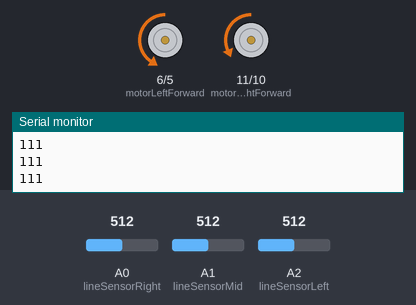
Bench run of a sketch on a simulated Arduino Uno, built with avr-gcc and run on an emulated ATmega328P. Shown: motor-driver pin pairs drawn as motors (green arrow = first pin HIGH = forward, orange = second pin HIGH = backward, longer = more drive), the last lines printed to the serial monitor. The inputs (shaded band) are chosen by the test bench; at power-on: A1 (lineSensorMid) = 512, A0 (lineSensorRight) = 512, A2 (lineSensorLeft) = 512.

Above: at 1.2 s.
1.3 s: A1 (lineSensorMid) set to 651
2.8 s: A1 (lineSensorMid) set to 670
At 3.4 s:
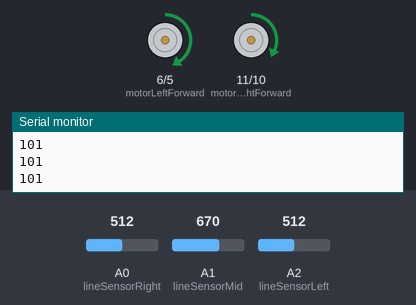
4.3 s: A0 (lineSensorRight) set to 486
At 5.5 s:
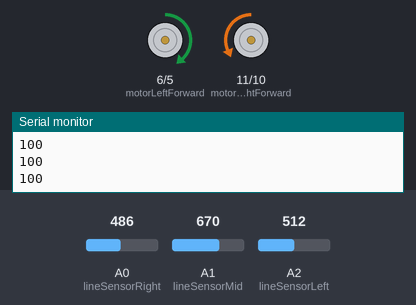
5.8 s: A0 (lineSensorRight) set to 511
At 7.0 s:
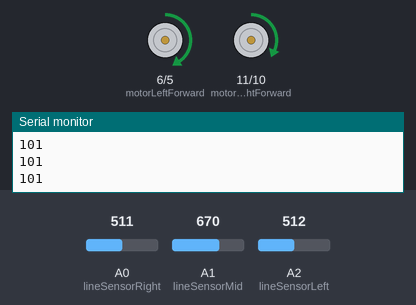
7.3 s: A2 (lineSensorLeft) set to 165
8.8 s: A2 (lineSensorLeft) set to 141
At 9.2 s:
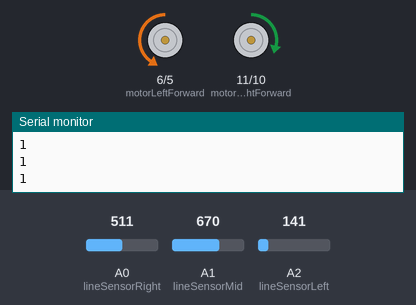
Timing chart, 0 to 11.3 s (numbered marks = the images above; inputs shaded):
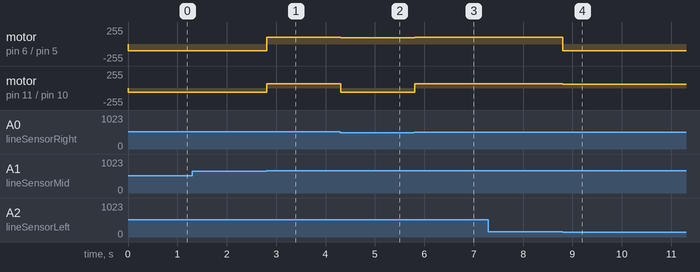

The sketch:

line-follower-robot-using-3-sensors.ino
```cpp
#include "lineSensor.h"
#include "basic.h"

void setup() {
  Serial.begin(9600);
  init_motors();
  init_lineSensors();

}

void loop() {
  suiveur();
 // delay(500);
}

void suiveur()
{
  int a = readLineSensors();
  Serial.println(a,BIN);
  switch(a)
  {
    case 0b000:forward(); break;
    case 0b001:rotateLeft(); break;
    case 0b010:forward(); break;
    case 0b011:rotateLeft(); break;
    case 0b100:rotateRight(); break;
    case 0b101:forward(); break;
    case 0b110:rotateRight(); break;
    case 0b111:backward(); break;
  }
}
```

basic.cpp
```cpp
#include <Arduino.h>
#include "settings.h"

void init_motors()
{
  pinMode(motorRightForward,OUTPUT);
  pinMode(motorRightBackward,OUTPUT);
  pinMode(motorLeftForward,OUTPUT);
  pinMode(motorLeftBackward,OUTPUT);
}


void forward(unsigned char speedleft,unsigned char speedright){
  analogWrite(motorRightForward,speedright);
  analogWrite(motorRightBackward,0);
  analogWrite(motorLeftForward,speedleft);
  analogWrite(motorLeftBackward,0);
}
void stopMotors(){
  forward(0,0);
}
void stopMotorsAfter(unsigned int ms){
  delay(ms);
  stopMotors();
}
void backward(unsigned char speedleft,unsigned char speedright){
  analogWrite(motorRightForward,0);
  analogWrite(motorRightBackward,speedright);
  analogWrite(motorLeftForward,0);
  analogWrite(motorLeftBackward,speedleft);
}
void forward(){
  forward(motorLeftPWM,motorRightPWM);
}


void forward(unsigned int ms){
  forward();
  stopMotorsAfter(ms);
}

void backward(){
    backward(motorLeftPWM,motorRightPWM);
}
void backward(unsigned int ms){
  backward();
  stopMotorsAfter(ms);
}

void turnLeft(){
    forward(motorLeftPWM,0);
}
void turnLeft(unsigned int ms){
  turnLeft();
  stopMotorsAfter(ms);
}
void backLeft(){
  backward(0,motorRightPWM);
}
void backLeft(unsigned int ms){
  backLeft();
  stopMotorsAfter(ms);
}
void turnRight(){
  forward(0,motorRightPWM);
}
void turnRight(unsigned int ms){
  turnRight();
  stopMotorsAfter(ms);
}
void backRight(){
  backward(motorLeftPWM,0);
}
void backRight(unsigned int ms){
  backLeft();
  stopMotorsAfter(ms);
}
void rotateLeft(){
  analogWrite(motorRightForward,motorRightPWM-10);
  analogWrite(motorRightBackward,0);
  analogWrite(motorLeftForward,0);
  analogWrite(motorLeftBackward,motorLeftPWM-10);
}
void rotateLeft(unsigned int ms){
  rotateLeft();
  stopMotorsAfter(ms);
}

void rotateRight(){
  analogWrite(motorRightForward,0);
  analogWrite(motorRightBackward,motorRightPWM-10);
  analogWrite(motorLeftForward,motorLeftPWM-10);
  analogWrite(motorLeftBackward,0);
}
void rotateRight(unsigned int ms){
  rotateRight();
  stopMotorsAfter(ms);
}


void leanRight(){
   forward(motorLeftPWM,motorRightPWM/2);
}
void leanRight(unsigned int ms){
  leanRight();
  stopMotorsAfter(ms);
}
void leanBackRight(){
  backward(motorLeftPWM,2*motorRightPWM/3);
}
void leanBackRight(unsigned int ms){
  leanBackRight();
  stopMotorsAfter(ms);
}
void leanLeft(){
   forward(motorLeftPWM / 2,motorRightPWM);
}
void leanLeft(unsigned int ms){
  leanLeft();
  stopMotorsAfter(ms);
}
void leanBackLeft(){
   backward(2*motorLeftPWM/3,motorRightPWM);
}
void leanBackLeft(int ms){
  leanBackLeft();
  stopMotorsAfter(ms);
}
```

basic.h
```cpp
#ifndef BASIC
#define BASIC

  void init_motors();
  void stopMotors();
  void stopMotorsAfter(unsigned int ms);

  void forward(unsigned char speedleft,unsigned char speedright);
  void forward();
  void forward(unsigned int ms);

  void backward(unsigned char speedleft,unsigned char speedright);
  void backward();
  void backward(unsigned int ms);

  void turnLeft();
  void turnLeft(unsigned int ms);
  void backLeft();
  void backLeft(unsigned int ms);
  void turnRight();
  void turnRight(unsigned int ms);
  void backRight();
  void backRight(unsigned int ms);

  void rotateLeft();
  void rotateLeft(unsigned int ms);
  void rotateRight();
  void rotateRight(unsigned int ms);

  void leanRight();
  void leanRight(unsigned int ms);
  void leanBackRight();
  void leanBackRight(unsigned int ms);

  void leanLeft();
  void leanLeft(unsigned int ms);
  void leanBackLeft();
  void leanBackLeft(int ms);

#endif
```

lineSensor.cpp
```cpp
#include <Arduino.h>
#include "settings.h"
#include "lineSensor.h"

int vallimite[]={
  500,//Right
  660,//mid
  150//left

};

void init_lineSensors()
{
  pinMode(lineSensorLeft,INPUT);
  pinMode(lineSensorMid,INPUT);
  pinMode(lineSensorRight,INPUT);
}

char readsensorTypeA(int pin)
{
  return (analogRead(pin)>vallimite[pin - 14]);//650
}
char readsensorTypeB(int pin)
{
  return (analogRead(pin)<vallimite[pin - 14]);//650
}

unsigned char readLineSensors()
{
  return (readsensorTypeA(lineSensorLeft) << 2) | (readsensorTypeB(lineSensorMid) << 1) | (readsensorTypeA(lineSensorRight) ) ;
}
void debugLineSensors()
{
  while(1){
    Serial.print(readLineSensors(),BIN);
    Serial.print(":");Serial.print(analogRead(lineSensorLeft))  ;
    Serial.print(" ");Serial.print(analogRead(lineSensorMid));
    Serial.print(" ");Serial.println(analogRead(lineSensorRight));

    delay(1000);
  }

}
```

lineSensor.h
```cpp
#ifndef LINESENSOR_H
#define LINESENSOR_H

  #define LINESENSOR_BLACK 0
  #define LINESENSOR_WHITE !LINESENSOR_BLACK

  void init_lineSensors();
  char readsensor(int pin);
  unsigned char readLineSensors();
  void debugLineSensors();

#endif
```

settings.h
```cpp
#ifndef SETTINGS
#define SETTINGS

    //Motors pwm
    #define motorRightPWM 75*9/10
    #define motorLeftPWM 115*9/10

    //Pin define

    #define motorRightBackward 10
    #define motorRightForward 11
    #define motorLeftBackward 5
    #define motorLeftForward 6

        //pin def :capteur ligne
    #define lineSensorLeft A2
    #define lineSensorMid A1
    #define lineSensorRight A0

    #define SensorUSMid_Trig 4
    #define SensorUSMid_Echo 5
    #define SensorUSRight_Trig 6
    #define SensorUSRight_Echo 7
    #define SensorUSMidRight_Trig 12
    #define SensorUSMidRight_Echo 13


    //csts
    #define minimalDistance 5
    #define rotate90timeRight 880
    #define rotate180timeRight 1500
    #define rotate90timeLeft 820
    #define rotate180timeLeft 1551
    #define forward25cmtime 1050
    #define SensorLeftLimitDetect 5
    #define SensorRightLimitDetect 5
    #define SensorBottomimitDetect 5
    #define SensorUpLimitDetect 5

#endif
```

Measured:
- the behaviour switches between 659 and 660 on A1 (lineSensorMid) (found by bisection; images 0 and 1)
- the behaviour switches between 501 and 500 on A0 (lineSensorRight) (found by bisection; images 1 and 2)
- the behaviour switches between 151 and 150 on A2 (lineSensorLeft) (found by bisection; images 3 and 4)
- after the input at 2.8 s, motor on pin 6 (motorLeftForward) / pin 5 (motorLeftBackward): backward 103/255 → forward 103/255 at once; motor on pin 11 (motorRightForward) / pin 10 (motorRightBackward): backward 67/255 → forward 67/255 at once
- after the input at 4.3 s, motor on pin 6 (motorLeftForward) / pin 5 (motorLeftBackward): forward 103/255 → forward 93/255 at once; motor on pin 11 (motorRightForward) / pin 10 (motorRightBackward): forward 67/255 → backward 67/255 at once
- after the input at 5.8 s, motor on pin 6 (motorLeftForward) / pin 5 (motorLeftBackward): forward 93/255 → forward 103/255 at once; motor on pin 11 (motorRightForward) / pin 10 (motorRightBackward): backward 67/255 → forward 67/255 at once
- after the input at 8.8 s, motor on pin 6 (motorLeftForward) / pin 5 (motorLeftBackward): forward 103/255 → backward 103/255 at once; motor on pin 11 (motorRightForward) / pin 10 (motorRightBackward): forward 67/255 → forward 57/255 at once
